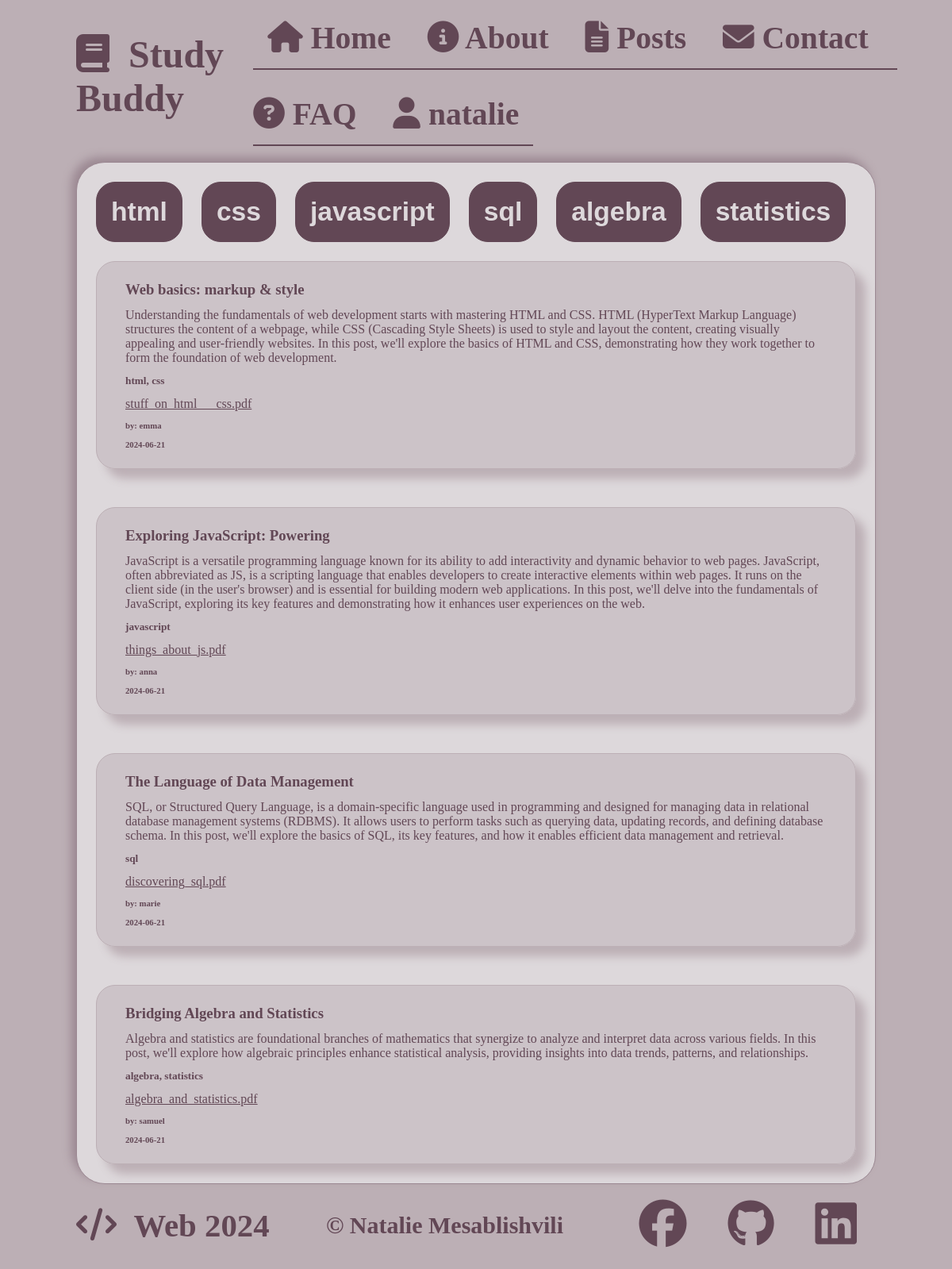
The page /posts.php (signed in) on the database its author committed.
### tables this page shows
CREATE TABLE IF NOT EXISTS `post` (
  `post_id` int NOT NULL AUTO_INCREMENT,
  `user_id` int NOT NULL,
  `name` varchar(50) NOT NULL,
  `description` text NOT NULL,
  `file_path` varchar(256) NOT NULL,
  `creation_date` date NOT NULL,
  PRIMARY KEY (`post_id`),
  KEY `user_id` (`user_id`)
);

CREATE TABLE IF NOT EXISTS `user` (
  `user_id` int NOT NULL AUTO_INCREMENT,
  `username` varchar(20) NOT NULL,
  `password_hash` varchar(50) NOT NULL,
  `email` varchar(30) NOT NULL,
  `is_admin` tinyint(1) NOT NULL DEFAULT '0',
  `registration_date` date NOT NULL,
  `code` varchar(200) NOT NULL,
  PRIMARY KEY (`user_id`)
);

### connection.php (the view, shortened to what this page needs)
<?php
    $mysqli = new mysqli("localhost", "root", "", "test");
    function showDBdata($table, $page){
        $extraFields = $extraJoin = $extraGroupBy = "";
        if ($table === "post"){
            $extraFields = "t.file_path, GROUP_CONCAT(c.name SEPARATOR ', ') as categories, ";
            $extraJoin = "JOIN post_category pc ON pc.post_id = t.post_id
				        JOIN category c ON c.category_id = pc.category_id";
            $extraGroupBy = "GROUP BY t.post_id";
        }
        $sql = "";
        if ($page === "user") {
            $sql = "SELECT {$extraFields} t.{$table}_id, t.name, t.description, t.creation_date
                    FROM {$table} t {$extraJoin}
                    WHERE t.user_id={$_SESSION['USER_ID']}
                    {$extraGroupBy}";
        }
        else {
            $sql = "SELECT t.{$table}_id, t.name, t.description, t.creation_date, {$extraFields} u.username
            FROM {$table} t JOIN user u ON t.user_id = u.user_id
            {$extraJoin}
            {$extraGroupBy}";
        }
        global $mysqli;
        $queryResult = $mysqli->query($sql);
        if ($queryResult) {
            if ($queryResult->num_rows > 0) {
                while ($row = $queryResult->fetch_assoc()) {
                    echo "<div class='infobox'>";
                    if ($page === "posts"){
                        $class = str_replace(", ", " ", $row['categories']);
                        echo "<div class='post {$class}'>";
                    }
                    echo "<h3> {$row['name']} </h3>
                        <p> {$row['description']} </p>";
                    if ($table === "post") {
                        echo "<h5> {$row['categories']} </h5>";
                        echo "<a href=uploads/{$row['file_path']} target=_blank> {$row['file_path']} </a>";
                    }
                    if ($page !== "user") {
                        echo "<h6> by: {$row['username']} </h6>";
                    }
                    echo "<h6> {$row['creation_date']} </h6>";
                    if ($page === "posts"){
                        echo "</div>";
                    }
                    echo "</div>";
                }
            } else {
                echo "<p> No {$table} found. </p>";
            }
        }
        else {
            die ("ERROR: something went wrong with query");
        }
    }
?>

### css/style.css (style rules this page uses)
* { box-sizing: border-box; margin: 0; padding: 0; }
body { display: flex; flex-wrap: wrap; min-height: 100vh; background-color: #BCAFB5; font-family: 'Trebuchet MS'; color: #624755; padding: 0 8vw; }

### css/profile.css (style rules this page uses)
.infobox { border: 1px solid blue; display: inline-block; margin: 2vmin; background-color: rgba(188, 175, 181, 0.5); border: 1px solid rgba(188, 175, 181, 1); border-radius: 2vmin; box-shadow: 1vmin 1vmin 1vmin rgba(188, 175, 181, 1); }
.infobox > * { margin: 2vmin; }
.post > * { margin: 1vmin; }
.infobox a { color: #624755; }

### rows shown on the page
post: name "Web basics: markup & style", description "Understanding the fundamentals of web development starts with mastering HTML and CSS. HTML (HyperText Markup Language) structures the content of a webpage, while CSS (Cascading Style Sheets) is used to style and layout the content, creating visually appealing and user-friendly websites. In this post, we'll explore the basics of HTML and CSS, demonstrating how they work together to form the foundation of web development.", categories "html, css", file_path "stuff_on_html___css.pdf", user.username "emma", creation_date "2024-06-21"
post: name "Exploring JavaScript: Powering", description "JavaScript is a versatile programming language known for its ability to add interactivity and dynamic behavior to web pages. JavaScript, often abbreviated as JS, is a scripting language that enables developers to create interactive elements within web pages. It runs on the client side (in the user's browser) and is essential for building modern web applications. In this post, we'll delve into the fundamentals of JavaScript, exploring its key features and demonstrating how it enhances user experiences on the web.", categories "javascript", file_path "things_about_js.pdf", user.username "anna", creation_date "2024-06-21"
post: name "The Language of Data Management", description "SQL, or Structured Query Language, is a domain-specific language used in programming and designed for managing data in relational database management systems (RDBMS). It allows users to perform tasks such as querying data, updating records, and defining database schema. In this post, we'll explore the basics of SQL, its key features, and how it enables efficient data management and retrieval.", categories "sql", file_path "discovering_sql.pdf", user.username "marie", creation_date "2024-06-21"
post: name "Bridging Algebra and Statistics", description "Algebra and statistics are foundational branches of mathematics that synergize to analyze and interpret data across various fields. In this post, we'll explore how algebraic principles enhance statistical analysis, providing insights into data trends, patterns, and relationships.", categories "algebra, statistics", file_path "algebra_and_statistics.pdf", user.username "samuel", creation_date "2024-06-21"

### other values the page prints
$link_name "natalie"
$cat "html"
$cat "css"
$cat "javascript"
$cat "sql"
$cat "algebra"
$cat "statistics"
